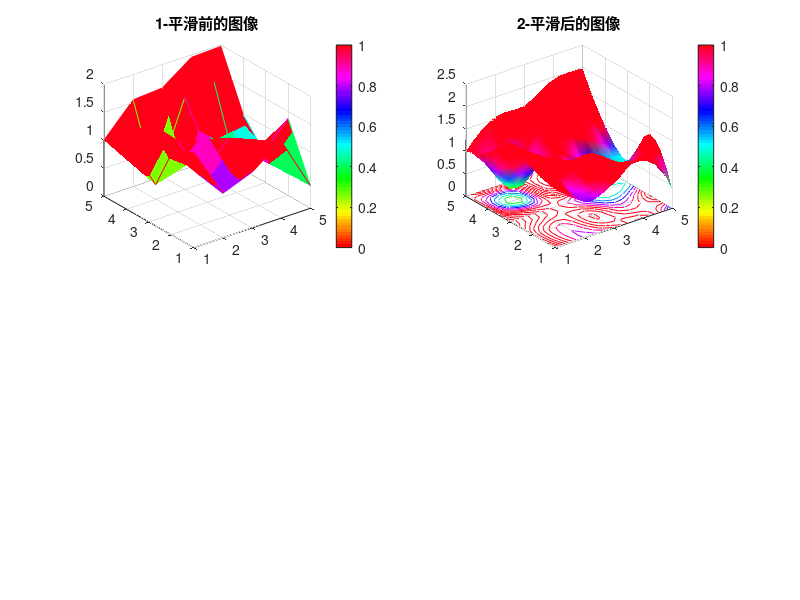

Source code (MATLAB):
Z0=2*rand(5);%题干要求将Z0生成为范围是0到2的5x5随机矩阵
[X0,Y0]=meshgrid(1:5);%用meshgrid把X0,Y0对应，便于形成网络
subplot(2,2,1)%设置分图1
mesh(X0,Y0,Z0,'FaceColor','texturemap')%绘制平滑前的图像,并且设置连接平面的颜色
title('1-平滑前的图像')%图一加标题
colormap("hsv")%设置颜色模式
caxis([0 1])%设置色条对应区间
colorbar%色条
subplot(2,2,2)%设置分图2
[X1,Y1]=meshgrid(1:0.25:5);
Z1=interp2(X0,Y0,Z0,X1,Y1,'cubic');
mesh(X1,Y1,Z1,'FaceColor','texturemap');
title('2-平滑后的图像')%图二加标题
hold on;
colormap("hsv")%设置颜色模式
colorbar%色条
shading interp%模式平滑
contour(X1,Y1,Z1,15);%等值线显示
caxis([0 1])%设置色条对应区间